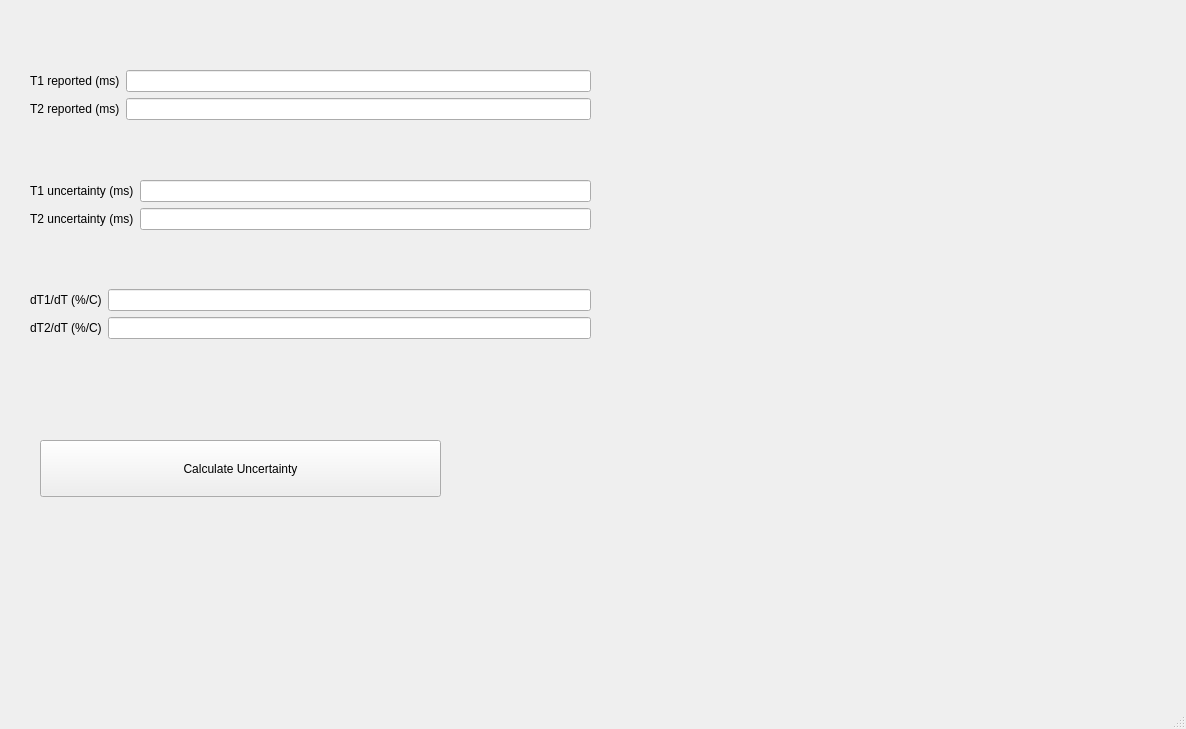
<?xml version="1.0" encoding="UTF-8"?>
<ui version="4.0">
 <class>Uncertainty</class>
 <widget class="QMainWindow" name="Uncertainty">
  <property name="geometry">
   <rect>
    <x>0</x>
    <y>0</y>
    <width>1186</width>
    <height>729</height>
   </rect>
  </property>
  <property name="windowTitle">
   <string>Uncertainty</string>
  </property>
  <widget class="QWidget" name="centralwidget">
   <widget class="QPushButton" name="pbCalculateUncertainty">
    <property name="geometry">
     <rect>
      <x>40</x>
      <y>440</y>
      <width>401</width>
      <height>57</height>
     </rect>
    </property>
    <property name="text">
     <string>Calculate Uncertainty</string>
    </property>
   </widget>
   <widget class="QWidget" name="layoutWidget">
    <property name="geometry">
     <rect>
      <x>30</x>
      <y>70</y>
      <width>561</width>
      <height>323</height>
     </rect>
    </property>
    <layout class="QVBoxLayout" name="verticalLayout">
     <item>
      <layout class="QFormLayout" name="formLayout">
       <item row="0" column="0">
        <widget class="QLabel" name="label">
         <property name="text">
          <string>T1 reported (ms)</string>
         </property>
        </widget>
       </item>
       <item row="0" column="1">
        <widget class="QLineEdit" name="leT1Reported"/>
       </item>
       <item row="1" column="0">
        <widget class="QLabel" name="label_2">
         <property name="text">
          <string>T2 reported (ms)</string>
         </property>
        </widget>
       </item>
       <item row="1" column="1">
        <widget class="QLineEdit" name="leT2Reported"/>
       </item>
      </layout>
     </item>
     <item>
      <layout class="QFormLayout" name="formLayout_2">
       <item row="0" column="0">
        <widget class="QLabel" name="label_3">
         <property name="text">
          <string>T1 uncertainty (ms)</string>
         </property>
        </widget>
       </item>
       <item row="0" column="1">
        <widget class="QLineEdit" name="leT1Uncertainty"/>
       </item>
       <item row="1" column="0">
        <widget class="QLabel" name="label_4">
         <property name="text">
          <string>T2 uncertainty (ms)</string>
         </property>
        </widget>
       </item>
       <item row="1" column="1">
        <widget class="QLineEdit" name="leT2Uncertainty"/>
       </item>
      </layout>
     </item>
     <item>
      <layout class="QFormLayout" name="formLayout_3">
       <item row="0" column="0">
        <widget class="QLabel" name="label_5">
         <property name="text">
          <string>dT1/dT (%/C)</string>
         </property>
        </widget>
       </item>
       <item row="0" column="1">
        <widget class="QLineEdit" name="ledT1dT"/>
       </item>
       <item row="1" column="0">
        <widget class="QLabel" name="label_6">
         <property name="text">
          <string>dT2/dT (%/C)</string>
         </property>
        </widget>
       </item>
       <item row="1" column="1">
        <widget class="QLineEdit" name="ledT2dT"/>
       </item>
      </layout>
     </item>
    </layout>
   </widget>
  </widget>
  <widget class="QMenuBar" name="menubar">
   <property name="geometry">
    <rect>
     <x>0</x>
     <y>0</y>
     <width>1186</width>
     <height>47</height>
    </rect>
   </property>
  </widget>
  <widget class="QStatusBar" name="statusbar"/>
 </widget>
 <resources/>
 <connections/>
</ui>
